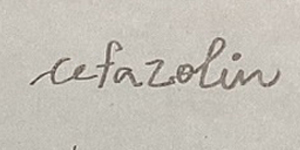
#> input picture model_1/input_handmade/1.jpg, 300 x 150 px, found by its file name; its folder holds only this picture in this run
$ python 1_preprocess_gen_img.py
#> lines starting #> are read from the running program, lines starting #| are printed output that depends on the picture; after the words box and inside, x2 and y2 are one past the last pixel; in counts of white or black regions, pixels touching at a corner belong together
import cv2
import os
def process_image(input_image):
#> called with input_image = '01_init\\input_handmade/1.jpg'
    img = cv2.imread(input_image, 0)
#> img: shape (150, 300); min 48, max 240, mean 192.4
    blur = cv2.GaussianBlur(img, (5, 5), 0)
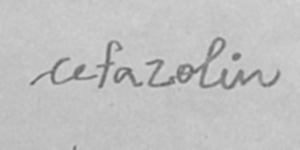
#> blur: shape (150, 300); min 95, max 213, mean 192.4
    ret3, th3 = cv2.threshold(blur, 0, 255, cv2.THRESH_BINARY + cv2.THRESH_OTSU)
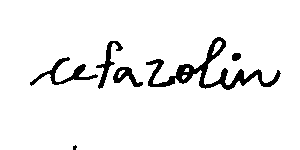
#> th3: shape (150, 300); 94.2% white; 6 black regions (1 under 20 px), largest, box (x1, y1, x2, y2) and area: (146, 37, 281, 90) 1508, (30, 57, 98, 86) 462, (96, 41, 123, 89) 319, (113, 67, 143, 87) 259, (232, 53, 241, 61) 60
#> ret3 = 166
    return th3
if __name__== '__main__':
    # Set input and output directories
    input_dir = '01_init\input_handmade'
    output_dir = '01_init\output\cefazolin'

    # Loop through all images in the input directory
    for i, filename in enumerate(os.listdir(input_dir)):
        # Load image
        input_image = os.path.join(input_dir, filename)

        img = process_image(input_image)

        # Save image to output directory with an ordered name
        output_image_name = f"cefazolin_{i+1}.png"
        output_image_path = os.path.join(output_dir, output_image_name)
        cv2.imwrite(output_image_path, img)

$ run again, on model_1/input_handmade/13.jpg
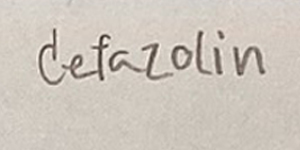
#> input picture model_1/input_handmade/13.jpg, 300 x 150 px, found by its file name
#> in process_image, `blur = cv2.GaussianBlur(img, (5, 5), 0)`:
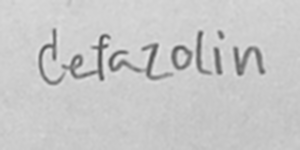
#> blur: shape (150, 300); min 78, max 233, mean 198.9
#> in process_image, `ret3, th3 = cv2.threshold(blur, 0, 255, cv2.THRESH_BINARY + cv2.THRESH..`:
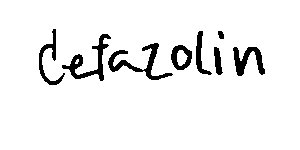
#> th3: shape (150, 300); 94% white; 8 black regions, largest, box (x1, y1, x2, y2) and area: (108, 43, 173, 80) 601, (62, 34, 111, 81) 571, (233, 47, 265, 76) 441
#> ret3 = 166

$ run again, on model_1/input_handmade/14.jpg
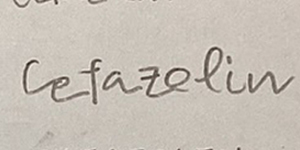
#> input picture model_1/input_handmade/14.jpg, 300 x 150 px, found by its file name
#> in process_image, `blur = cv2.GaussianBlur(img, (5, 5), 0)`:
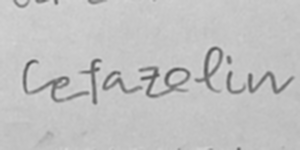
#> blur: shape (150, 300); min 79, max 217, mean 192.4
#> in process_image, `ret3, th3 = cv2.threshold(blur, 0, 255, cv2.THRESH_BINARY + cv2.THRESH..`:
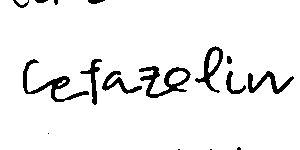
#> th3: shape (150, 300); 93.7% white; 16 black regions (5 under 20 px), largest, box (x1, y1, x2, y2) and area: (139, 66, 191, 98) 613, (23, 59, 89, 102) 567, (195, 46, 223, 93) 391
#> ret3 = 164

$ run again, on model_1/input_handmade/15.jpg
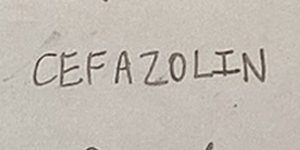
#> input picture model_1/input_handmade/15.jpg, 300 x 150 px, found by its file name
#> in process_image, `blur = cv2.GaussianBlur(img, (5, 5), 0)`:
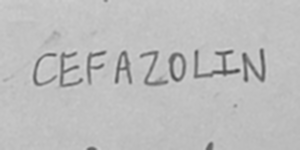
#> blur: shape (150, 300); min 71, max 215, mean 188.5
#> in process_image, `ret3, th3 = cv2.threshold(blur, 0, 255, cv2.THRESH_BINARY + cv2.THRESH..`:
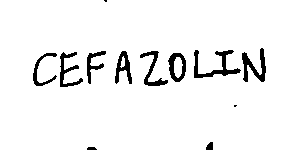
#> th3: shape (150, 300); 94.8% white; 12 black regions (2 under 20 px), largest, box (x1, y1, x2, y2) and area: (194, 50, 241, 78) 412, (242, 48, 266, 82) 353, (60, 52, 83, 87) 282
#> ret3 = 158

$ run again, on model_1/input_handmade/10.jpg
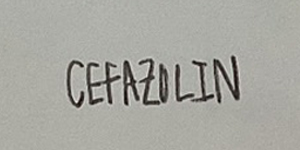
#> input picture model_1/input_handmade/10.jpg, 300 x 150 px, found by its file name
#> in process_image, `blur = cv2.GaussianBlur(img, (5, 5), 0)`:
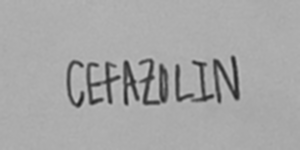
#> blur: shape (150, 300); min 34, max 196, mean 166.1
#> in process_image, `ret3, th3 = cv2.threshold(blur, 0, 255, cv2.THRESH_BINARY + cv2.THRESH..`:
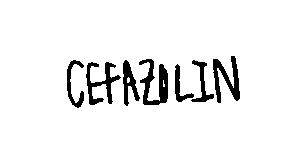
#> th3: shape (150, 300); 93.5% white; 7 black regions, largest, box (x1, y1, x2, y2) and area: (139, 59, 168, 105) 639, (213, 56, 240, 103) 564, (86, 62, 121, 105) 542
#> ret3 = 128
